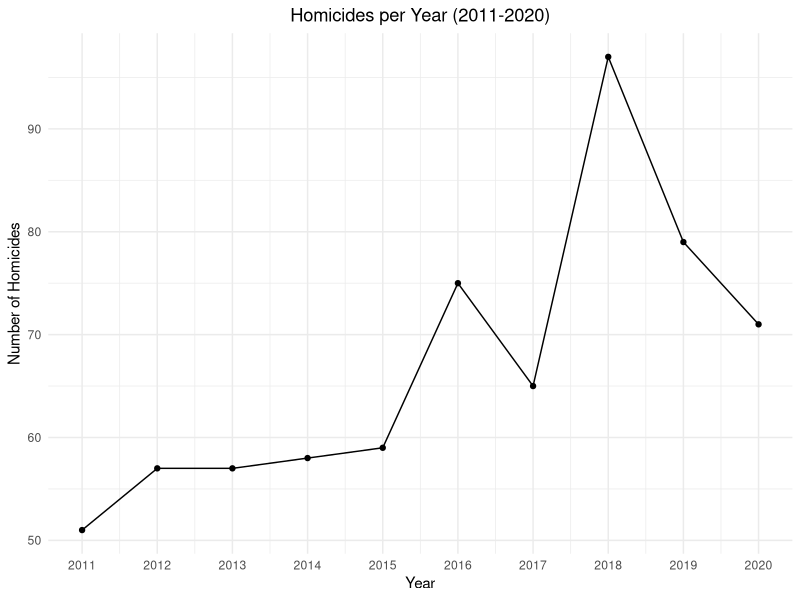
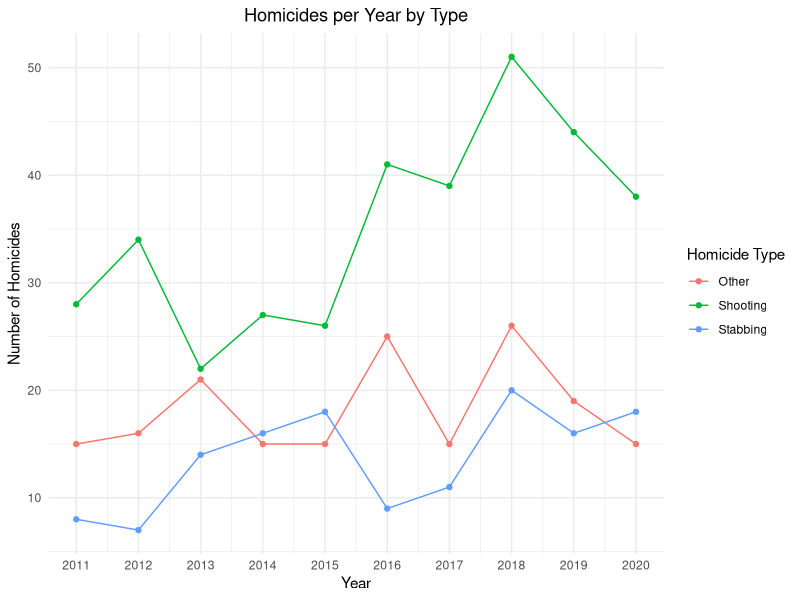
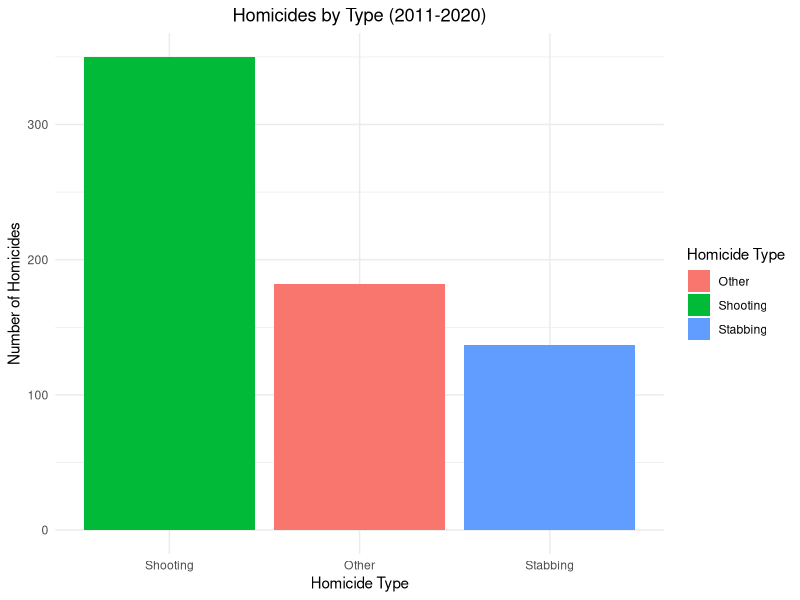
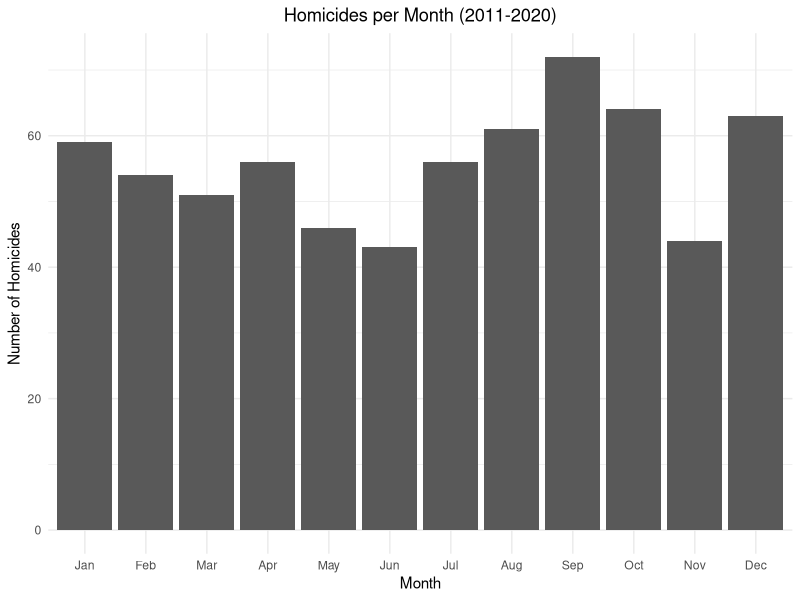
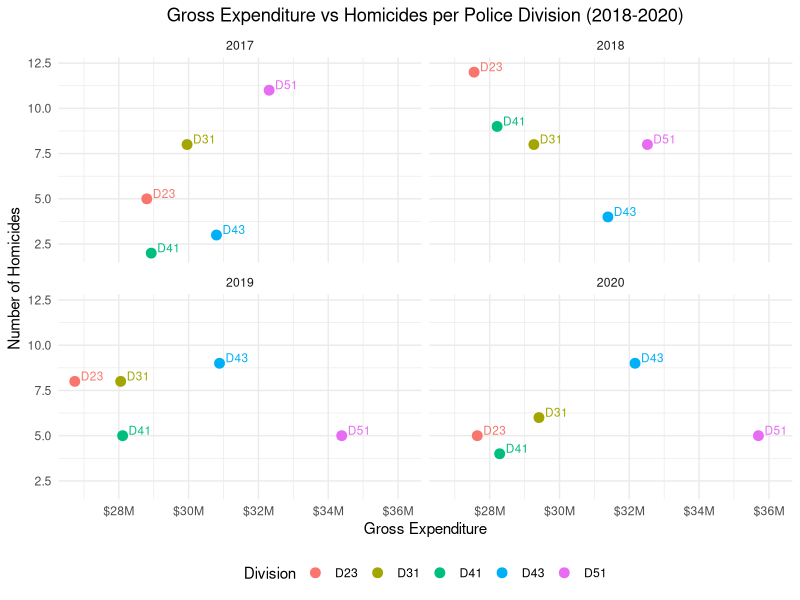

The R script that drew these images, in order:
## ---- chunk 1
#| include: false
#| warning: false
#| message: false

# Load packages
library(tidyverse)
library(knitr)

# Load data
df <- read_csv("analysis_data.csv")
df2 <- read_csv("additional_data.csv")
## ---- chunk 2
#| label: fig-hom-overtime-total
#| fig-cap: Total homicides overtime (2011-2020)
#| echo: false

df |>
  group_by(YEAR) |>
  summarise(count = n()) |> # number of entries/homicides per year
  ggplot(aes(x = YEAR, y = count)) +
  geom_line() +
  geom_point() +
  scale_x_continuous(breaks = seq(2011, 2026, by = 1)) +
  labs(
    title = "Homicides per Year (2011-2020)",
    x = "Year",
    y = "Number of Homicides"
  ) +
  theme_minimal() +
  theme(plot.title = element_text(hjust = 0.5)) # center
## ---- chunk 3
#| label: fig-hom-overtime-type
#| fig-cap: Total homicides overtime by type (2011-2020)
#| echo: false
#| warning: false

df |>
  group_by(YEAR, HOMICIDE_TYPE) |>
  summarise(count = n(), .groups = "drop") |>
  ggplot(aes(x = YEAR, y = count, color = HOMICIDE_TYPE)) +
  geom_line() +
  geom_point() +
  scale_x_continuous(breaks = seq(2011, 2026, by = 1)) +
  labs(
    title = "Homicides per Year by Type",
    x = "Year",
    y = "Number of Homicides",
    color = "Homicide Type"
  ) +
  theme_minimal() +
  theme(plot.title = element_text(hjust = 0.5))
## ---- chunk 4
#| label: fig-hom-type-bars
#| fig-cap: Total homicides by type (2011-2020)
#| echo: false
#| warning: false

df |>
  group_by(HOMICIDE_TYPE) |>
  summarise(count = n(), .groups = "drop") |>
  ggplot(aes(fct_reorder(HOMICIDE_TYPE, -count), y = count, fill = HOMICIDE_TYPE)) +
  geom_col() +
  labs(
    title = "Homicides by Type (2011-2020)",
    x = "Homicide Type",
    y = "Number of Homicides",
    fill = "Homicide Type"
  ) +
  theme_minimal() +
  theme(plot.title = element_text(hjust = 0.5))
## ---- chunk 5
#| label: fig-hom-month
#| fig-cap: Total homicides per month (2011-2020)
#| echo: false
#| warning: false

df |>
  group_by(MONTH) |>
  summarise(count = n(), .groups = "drop") |>
  ggplot(aes(x = MONTH, y = count)) +
  geom_col() +
  scale_x_discrete(limits = c("Jan", "Feb", "Mar", "Apr", "May", "Jun",
                             "Jul", "Aug", "Sep", "Oct", "Nov", "Dec")) + #provide specific order
  labs(
    title = "Homicides per Month (2011-2020)",
    x = "Month",
    y = "Number of Homicides",
  ) +
  theme_minimal() +
  theme(plot.title = element_text(hjust = 0.5))
## ---- chunk 6
#| label: table-top5-divisions
#| tbl-cap: Five police divisions with the most homicides (2011-2020)
#| echo: false
#| warning: false

df |>
  group_by(DIVISION) |>
  summarise(count = n(), .groups = "drop") |>
  arrange(desc(count)) |>
  slice(1:5) |>
  knitr::kable(col.names = c("Division", "Number of Homicides"))
## ---- chunk 7
#| label: table-top5-division-recent
#| tbl-cap: Five neighborhoods with the most homicides in recent years (2018-2020)
#| echo: false
#| warning: false

df |>
  filter(YEAR == 2018 | YEAR == 2019 | YEAR == 2020) |>
  group_by(DIVISION) |>
  summarise(count = n(), .groups = "drop") |>
  arrange(desc(count)) |>
  slice(1:5) |>
  knitr::kable(col.names = c("Division", "Number of Homicides"))
## ---- chunk 8
#| echo: false
#| warning: false

# Join main data sets and additional data set by division.
# Summarise homicides per division per year from df
homicides_summary <- df |>
  group_by(YEAR, DIVISION) |>
  summarise(HOMICIDES = n(), .groups = "drop")

# Summarise expenditures per division per year from df2
expenditure_summary <- df2 |>
  mutate(YEAR = as.numeric(as.character(YEAR))) |>  # match type with df
  group_by(YEAR, DIVISION) |>
  summarise(EXPENDITURE = sum(EXPENDITURE, na.rm = TRUE), .groups = "drop")

# Join them
combined <- homicides_summary |>
  inner_join(expenditure_summary, by = c("YEAR", "DIVISION"))
## ---- chunk 9
#| label: fig-hom-exp
#| fig-cap: Homicide and Gross expenditure per Police Division (2017-2020)
#| echo: false
#| warning: false

combined |>
  filter(YEAR %in% c(2017, 2018, 2019, 2020),
         DIVISION %in% c("D23", "D51", "D31", "D43", "D41")) |>
  ggplot(aes(x = EXPENDITURE, y = HOMICIDES, color = DIVISION, label = DIVISION)) +
  geom_point(size = 3) +
  geom_text(nudge_x = 500000, nudge_y = 0.3, size = 3, check_overlap = TRUE) +
  facet_wrap(~ YEAR) +
  scale_x_continuous(labels = scales::dollar_format(scale = 1e-6, suffix = "M")) +
  labs(
    title = "Gross Expenditure vs Homicides per Police Division (2018-2020)",
    x = "Gross Expenditure",
    y = "Number of Homicides",
    color = "Division"
  ) +
  theme_minimal() +
  theme(plot.title = element_text(hjust = 0.5),
        legend.position = "bottom")

## ---- chunk 10
#| label: table-top5-neighborhoods
#| tbl-cap: Five neighborhoods with the most homicides (2011-2020)
#| echo: false
#| warning: false

df |>
  group_by(NEIGHBORHOOD) |>
  summarise(count = n(), .groups = "drop") |>
  arrange(desc(count)) |>
  slice(1:5) |>
  knitr::kable(col.names = c("Neighbourhood", "Number of Homicides"))
## ---- chunk 11
#| label: table-top5-neighborhoods-recent
#| tbl-cap: Five neighborhoods with the most homicides in recent years (2018-2020)
#| echo: false
#| warning: false

df |>
  filter(YEAR == 2018 | YEAR == 2019 | YEAR == 2020) |>
  group_by(NEIGHBORHOOD) |>
  summarise(count = n(), .groups = "drop") |>
  arrange(desc(count)) |>
  slice(1:5) |>
  knitr::kable(col.names = c("Neighbourhood", "Number of Homicides"))

## ---- chunk 12
#| label: table-percapita-hom
#| tbl-cap: Homicides per 100,000 people (2011-2020)
#| echo: false
#| warning: false

# Population vector from outside source (Macrotrends).
population_lookup <- data.frame(
  YEAR = c(2011, 2012, 2013, 2014, 2015, 2016, 2017, 2018, 2019, 2020),
  pop = c(5593000, 5660000, 5728000, 5797000, 5867000,
                 5938000, 6010000, 6082000, 6139000, 6197000)
)

df |>
  group_by(YEAR) |> # group by year to count number of entries/homicides per year.
  summarise(homicides = n(), .groups = "drop") |>
  left_join(population_lookup, by = "YEAR") |> #join population and number of homicides per year.
  mutate(
    rate = round((homicides / pop) * 100000, 2), # calculate hom. per 100,000 people.
    pop = format(pop, big.mark = ",")
  ) |>
  select(YEAR, homicides, pop, rate) |>
  knitr::kable(col.names = c("Year", "Number of Homicides", "Population", "Homicides per 100,000"),
               align = "c")
